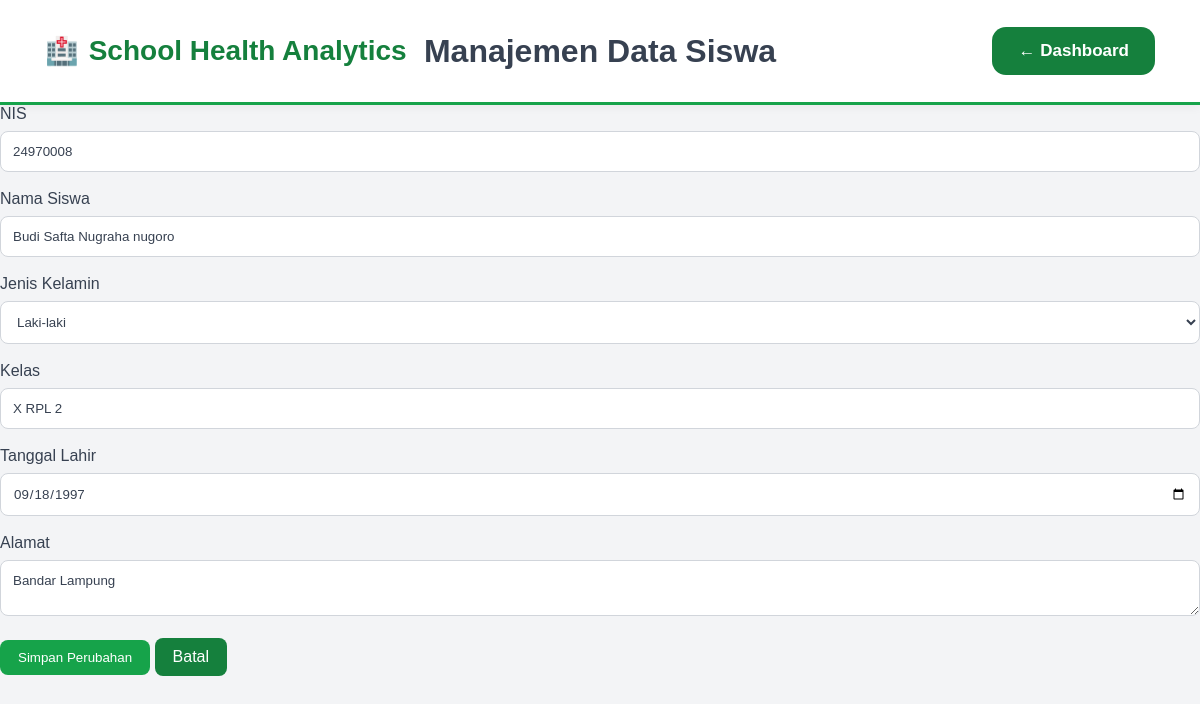
Screenshot of /siswa/edit.php?id=1 with the database file from the repository.
### tables this page shows
CREATE TABLE `siswa` (
  `id` int(11) NOT NULL,
  `nis` varchar(20) DEFAULT NULL,
  `nama` varchar(100) DEFAULT NULL,
  `jenis_kelamin` enum('L','P') DEFAULT NULL,
  `kelas` varchar(20) DEFAULT NULL,
  `tanggal_lahir` date DEFAULT NULL,
  `alamat` text DEFAULT NULL
);

### siswa/edit.php (the view, shortened to what this page needs)
<?php
include "../config/koneksi.php";
$id = $_GET['id'];
$query = mysqli_query(
    $conn,
    "SELECT * FROM siswa WHERE id='$id'"
);
$data = mysqli_fetch_assoc($query);
?>
<!DOCTYPE html>
<html>
<head>
    <link rel="stylesheet" href="../assets/css/dashboard.css">
</head>
<header class="navbar">
    <div class="navbar-logo">
        <span class="logo-icon">🏥</span>
        <span>School Health Analytics</span>
    </div>
    <div class="navbar-title">
        Manajemen Data Siswa
    </div>
    <a href="../dashboard.php" class="btn-dashboard">
        ← Dashboard
    </a>
</header>
        <form
            action="proses_edit.php"
            method="POST"
        >
            <div class="form-group">
                <label>NIS</label>
                <input
                    type="text"
                    name="nis"
                    value="<?php echo htmlspecialchars($data['nis']); ?>"
                    required
                >
            </div>
            <div class="form-group">
                <label>Nama Siswa</label>
                <input
                    type="text"
                    name="nama"
                    value="<?php echo htmlspecialchars($data['nama']); ?>"
                    required
                >
            </div>
            <div class="form-group">
                <label>Jenis Kelamin</label>
                <select
                    name="jenis_kelamin"
                    required
                >
                    <option
                        value="L"
                        <?php
                        if ($data['jenis_kelamin'] == "L") {
                            echo "selected";
                        }
                        ?>
                    >
                        Laki-laki
                    </option>
                </select>
            </div>
            <div class="form-group">
                <label>Kelas</label>
                <input
                    type="text"
                    name="kelas"
                    value="<?php echo htmlspecialchars($data['kelas']); ?>"
                    required
                >
            </div>
            <div class="form-group">
                <label>Tanggal Lahir</label>
                <input
                    type="date"
                    name="tanggal_lahir"
                    value="<?php echo $data['tanggal_lahir']; ?>"
                    required
                >
            </div>
            <div class="form-group">
                <label>Alamat</label>
                <textarea
                    name="alamat"
                    required
                ><?php echo htmlspecialchars($data['alamat']); ?></textarea>
            </div>
            <div class="form-action">
                <button
                    type="submit"
                    name="simpan"
                    class="btn-save"
                >
                    Simpan Perubahan
                </button>
                <a
                    href="index.php"
                    class="btn-cancel"
                >
                    Batal
                </a>
            </div>
        </form>
</body>
</html>

### assets/css/dashboard.css (style rules this page uses)
* { margin:0; padding:0; box-sizing:border-box; font-family:Arial, Helvetica, sans-serif; }
.btn-add, .btn-save, .btn-edit, .btn-delete, .btn-back, .back-link, .btn-cancel { display:inline-block; text-decoration:none; border:none; padding:10px 18px; border-radius:8px; cursor:pointer; transition:.3s; color:white; }
.btn-add, .btn-save { background:#22c55e; }
.btn-back, .back-link, .btn-cancel { background:#2563eb; }
input, select, textarea { width:100%; padding:12px; margin-top:8px; margin-bottom:18px; border:1px solid #ddd; border-radius:8px; outline:none; }
.btn-dashboard { background:#2563eb; color:#fff; text-decoration:none; padding:12px 24px; border-radius:12px; font-weight:600; transition:.3s; }
.navbar { width: 100%; min-height: 105px; display: flex; align-items: center; justify-content: space-between; padding: 0 45px; box-sizing: border-box; background: #ffffff; border-bottom: 3px solid #2563eb; box-shadow: 0 2px 10px rgba(0, 0, 0, 0.05); }
.navbar-logo { display: flex; align-items: center; gap: 10px; color: #2563eb; font-size: 28px; font-weight: 700; white-space: nowrap; }
.logo-icon { font-size: 27px; }
.navbar-title { position: absolute; left: 50%; transform: translateX(-50%); color: #172033; font-size: 32px; font-weight: 700; white-space: nowrap; }
.btn-dashboard { display: inline-flex; align-items: center; justify-content: center; padding: 14px 26px; background: #2563eb; color: #ffffff; text-decoration: none; border-radius: 14px; font-size: 17px; font-weight: 600; transition: 0.3s; }
.btn-add, .btn-save { background: #16a34a; }
.btn-back, .back-link, .btn-cancel { background: #15803d; }
input, select, textarea { background: #ffffff; border: 1px solid #d1d5db; color: #374151; }
.btn-dashboard { background: #15803d; color: #ffffff; }
.navbar { background: #ffffff; border-bottom: 3px solid #16a34a; }
.navbar-logo { color: #15803d; }
.navbar-title { color: #374151; }
.navbar .btn-dashboard { background: #15803d; }

### rows the page displays
siswa: nis "24970008", nama "Budi Safta Nugraha nugoro", jenis_kelamin "Laki-laki", kelas "X RPL 2", tanggal_lahir "09/18/1997", alamat "Bandar Lampung"
